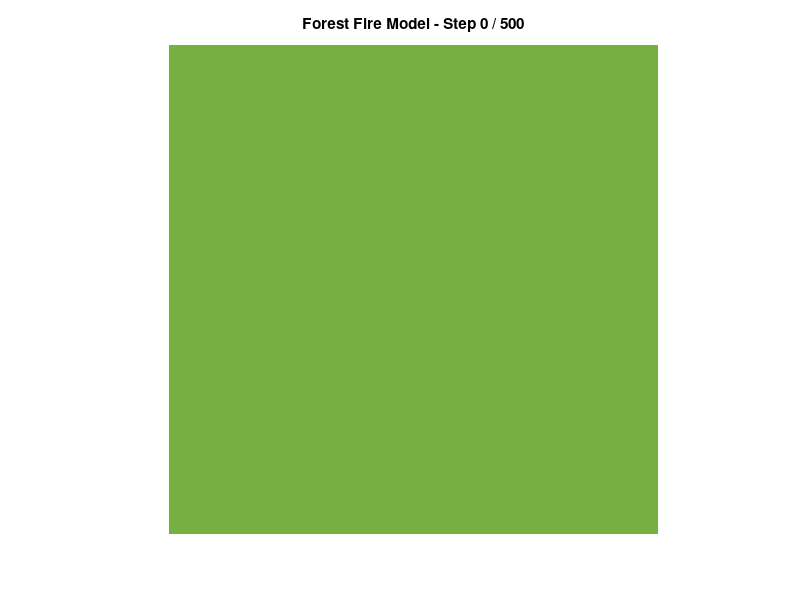

MATLAB code to generate this figure: (Note: this script raises an error after producing the figure.)
% --- Simulation Parameters ---
L = 160;             % Grid dimension (L x L)
num_steps = 500;     % Number of simulation iterations
f = 0.00002;         % Probability of spontaneous ignition (lightning strike)
p = 0.004;           % Probability of tree growth (planting/regrowth)

% --- State Constants ---
EMPTY = 0;           % Numerical value for empty/ground state
TREE = 1;            % Numerical value for tree state
BURNING = 2;         % Numerical value for burning state

% --- Initialization ---
grid = zeros(L, L);  % Initialize the grid as empty (all cells = EMPTY)
                     % Alternative: Start with trees: grid = ones(L, L) * TREE;

% --- Visualization Setup ---
figure(1);           % Create figure window
% Define colors for visualization
color_ground = [ 76  66  70] / 255; % Ash/Ground color
color_trees  = [118 176  65] / 255; % Tree color
color_fire   = [228  87  46] / 255; % Fire color
colormap([color_ground; color_trees; color_fire]); % Apply the colormap

h_img = imagesc(grid); % Display initial grid and keep handle for updates
title(sprintf('Forest Fire Model - Step 0 / %d', num_steps));
axis equal off;      % Use square pixels and turn off axes
clim([EMPTY BURNING]); % Set color limits consistent with states

% --- Main Simulation Loop ---
for step = 1:num_steps
    % --- State Update ---
    next_grid = zeros(L, L); % Create an empty grid for the next state

    % Iterate through every cell in the current grid
    for r = 1:L % Iterate over rows
        for c = 1:L % Iterate over columns
            % Check if any *neighbor* is burning (Moore neighborhood)
            neighbor_is_burning = isNeighborBurning(r, c, grid, L, BURNING);

            % Get the current state of the cell
            current_state = grid(r, c);

            % Calculate the next state based on rules and neighbor status
            next_grid(r, c) = calculateNextState(current_state, neighbor_is_burning, p, f, EMPTY, TREE, BURNING);
        end
    end

    grid = next_grid; % Update the main grid with the calculated next states

    % --- Plotting ---
    set(h_img, 'CData', grid); % Update the displayed grid data
    title(sprintf('Forest Fire Model - Step %d / %d', step, num_steps)); % Update title
    drawnow; % Force MATLAB to redraw the figure window
    % pause(0.01); % Uncomment to slow down the visualization
end

% --- Helper Functions ---

function is_burning = isNeighborBurning(r, c, grid, L, BURNING)
% Checks the 8 Moore neighbors of cell (r,c) for fire.
% Handles boundary conditions (no wrap-around, edge cells have fewer neighbors).
    is_burning = false; % Assume no neighbor is burning initially
    % Iterate through the 3x3 neighborhood
    for dr = -1:1
        for dc = -1:1
            % Skip the center cell itself
            if dr == 0 && dc == 0
                continue;
            end

            % Calculate neighbor coordinates
            nr = r + dr;
            nc = c + dc;

            % Check if neighbor is within grid boundaries
            if nr >= 1 && nr <= L && nc >= 1 && nc <= L
                % If a neighbor is burning, set flag and exit loops
                if grid(nr, nc) == BURNING
                    is_burning = true;
                    return; % Exit function early once fire is found
                end
            end
        end
    end
end

function next_state = calculateNextState(current_state, neighbor_is_burning, p_growth, f_ignition, EMPTY, TREE, BURNING)
% Calculates the next state of a cell based on its current state,
% whether a neighbor is burning, and the growth/ignition probabilities.

    switch current_state
        case EMPTY   % If cell is currently empty (ground)
            % It becomes a tree with probability p_growth
            if rand() < p_growth
                next_state = TREE;
            else
                next_state = EMPTY; % Stays empty otherwise
            end

        case TREE   % If cell is currently a tree
            % It catches fire if a neighbor is burning OR
            % it ignites spontaneously (lightning) with probability f_ignition
            random_ignition = rand() < f_ignition;
            if (neighbor_is_burning || random_ignition)
                next_state = BURNING; % Tree starts burning
            else
                next_state = TREE; % Stays a tree otherwise
            end

        case BURNING % If cell is currently burning
            % It becomes empty in the next step (burns out)
            next_state = EMPTY;

        otherwise % Should not happen with defined states
            next_state = current_state; % Default to no change
    end
end